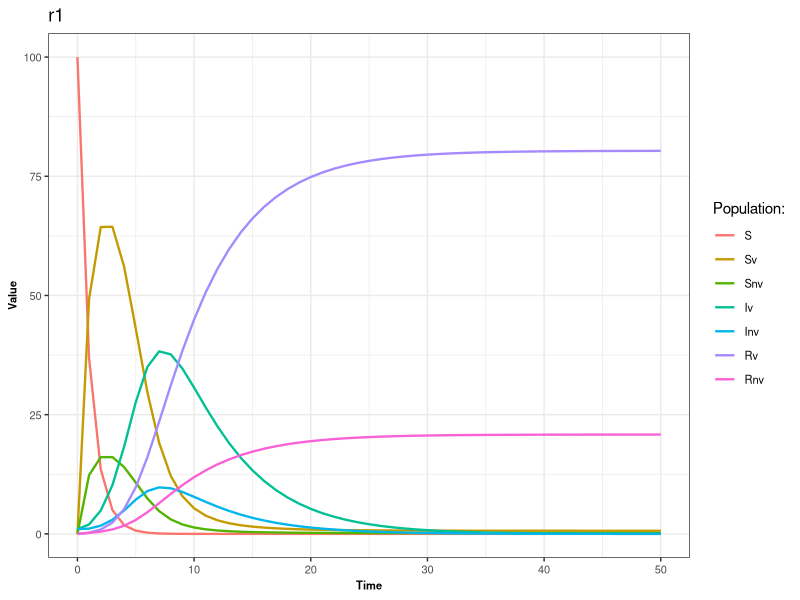
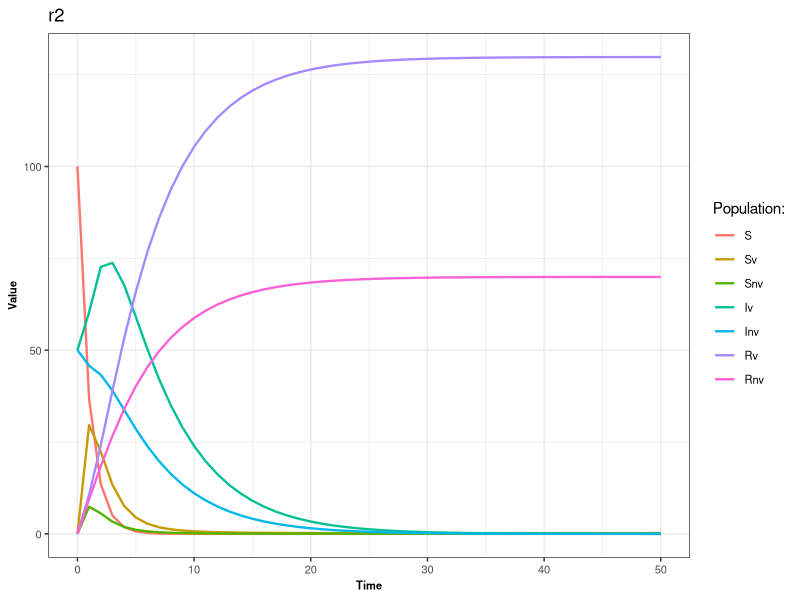

The R script that drew these images, in order: (Note: this script raises an error after producing the figures.)
library(deSolve)
library(ggplot2)
library(reshape2)
library(dplyr)
library(gridExtra)


SIR_model_vacc_2 <- function(t, pop, param) {
  
  with(as.list(c(pop, param)), {
    
    N=S+Sv+Snv+Iv+Inv+Rv+Rnv
    
    dS<- -S*(Pv+(1-Pv))
    dSv<-S*Pv-Sv*((beta*PI*Iv/N)+beta*Inv/N)
    dSnv<-S*(1-Pv)-Snv*((beta*PI*Iv/N)+beta*Inv/N)
    dIv<- Sv*((beta*PI*Iv/N)+beta*Inv/N) -gamma*Iv
    dInv<-Snv*((beta*PI*Iv/N)+beta*Inv/N)-gamma*Inv
    dRv<-gamma*Iv
    dRnv<-gamma*Inv
    res <-c(dS,dSv,dSnv,dIv,dInv,dRv,dRnv)
    
    list(res)
    
  })
  
}

create_params<-function(beta=4,gamma=0.2,Pv=0.8,PI=(1-vf),vf=0.95)
{
  list(beta=beta,gamma=gamma,Pv=Pv,PI=PI,vf=vf)
}

create_initial_cond<-function(S0=100,Sv0=0,Snv0=0,Iv0=1,Inv0=1,Rv0=0,Rnv0=0){
  c(S=S0,Sv=Sv0,Snv=Snv0,Iv=Iv0,Inv=Inv0,Rv=Rv0,Rnv=Rnv0)
}

run<-function(Init.cond,param,Tmax=50,dt=1){
  Time=seq(from=0,to=Tmax,by=dt)
  result = as.data.frame(lsoda(Init.cond, Time, SIR_model_vacc_2, param))
  return(result)
  
}

graph<- function(data,filter_values){
  data_name<-as.character(substitute(data))
  if(!is.null(filter_values))
  {
    p<-data %>%
      melt(id = "time") %>%
      filter(variable %in% filter_values) %>%
      ggplot() +
      geom_line(aes(time, value, colour = variable), linewidth = 0.8) +
      theme_bw() +
      theme(axis.text = element_text(size = 8),
            axis.title = element_text(size = 8, face = "bold"),
            legend.text = element_text(size = 8)) +
      labs(title=data_name,x = "Time", y = "Value", colour = "Population:")
    
    
  }
  else{
    p<-data %>%
      melt(id = "time") %>%
      ggplot() +
      geom_line(aes(time, value, colour = variable), linewidth = 0.8) +
      theme_bw() +
      theme(axis.text = element_text(size = 8),
            axis.title = element_text(size = 8, face = "bold"),
            legend.text = element_text(size = 8)) +
      labs(title=data_name,x = "Time", y = "Value", colour = "Population:")
    
    
  }
  
  return(p)
}

param<-create_params()
Init.cond<-create_initial_cond()
r1<-run(Init.cond,param)
r1_g<- graph(r1,NULL)

param<-create_params()
Init.cond<-create_initial_cond(Iv=50,Inv=50)
r2<-run(Init.cond,param)
r2_g<- graph(r2,NULL)

param<-create_params(vc=0.7,vf=0.5)
Init.cond<-create_initial_cond()
r3<-run(Init.cond,param)
r3_g<- graph(r3,NULL)

param<-create_params(vc=1,vf=0.1)
Init.cond<-create_initial_cond()
r4<-run(Init.cond,param)
r4_g<- graph(r4,NULL)

grid.arrange(r1_g,r2_g,r3_g,r4_g,ncol=2)


 
